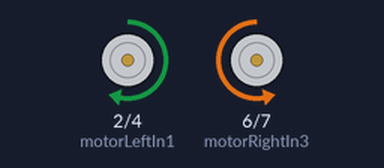
A sketch run on a simulated Arduino Uno, built with avr-gcc and run on an emulated ATmega328P. Shown: motor-driver pin pairs drawn as motors (green arrow = first pin HIGH = forward, orange = second pin HIGH = backward, longer = more drive, scaled by the enable pin).

Above: at 2.1 s.
At 2.5 s:
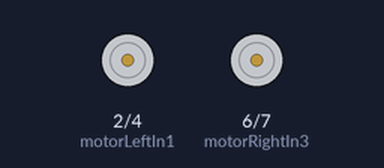
Timing chart, 0 to 4.0 s (numbered marks = the images above):
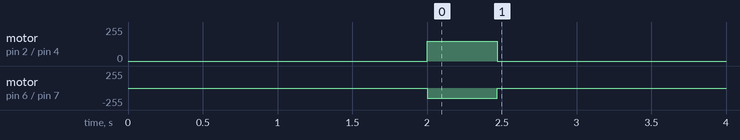

The sketch:

turn_test.ino
```cpp
// ==========================================
// 회전/후진/전진 시간 캘리브레이션 테스트 (1회 실행형)
// 사용법:
//   1) TEST_MODE와 TEST_DURATION_MS를 설정하고 업로드
//   2) 로봇을 경기장 표면에 놓고 (테이프로 시작 방향 표시) 손을 뗌
//   3) 리셋 버튼을 누르면 2초 후 동작을 딱 1회 실행하고 정지
//   4) 결과를 보고 TEST_DURATION_MS 조정 → 재업로드
//      (같은 값을 반복 시험할 때는 리셋 버튼만 누르면 됨)
// 조정 공식: 새시간 = 현재시간 × (목표각도 / 실제로 돈 각도)
//   예) 800ms로 220도 돌았다면 → 800 × 180/220 ≈ 655ms
// ==========================================

// [시험 설정 — 이 두 줄만 바꿔가며 시험하세요]
const int TEST_MODE = 2;                    // 1=오른쪽180도, 2=오른쪽45도, 3=왼쪽45도, 4=후진(TIME_BACK), 5=전진(TIME_FORWARD)
const unsigned long TEST_DURATION_MS = 470; // 시험할 동작 시간 (ms)

const int MAX_SPEED = 150; // main_ver2의 탈출 기동과 동일하게 항상 최대 속도

// L298N 모터 드라이버 핀 (main_ver2와 동일 — 변경 금지)
const int motorLeftEna = 3;
const int motorLeftIn1 = 2;
const int motorLeftIn2 = 4;
const int motorRightIn3 = 6;
const int motorRightIn4 = 7;
const int motorRightEnb = 5;

void setup() {
  pinMode(motorLeftEna, OUTPUT);
  pinMode(motorLeftIn1, OUTPUT);
  pinMode(motorLeftIn2, OUTPUT);
  pinMode(motorRightIn3, OUTPUT);
  pinMode(motorRightIn4, OUTPUT);
  pinMode(motorRightEnb, OUTPUT);

  delay(2000); // 로봇에서 손을 뗄 시간

  // 선택한 동작을 1회 실행
  if (TEST_MODE == 1 || TEST_MODE == 2) {
    turnRight(MAX_SPEED);
  } else if (TEST_MODE == 3) {
    turnLeft(MAX_SPEED);
  } else if (TEST_MODE == 4) {
    moveBackward(MAX_SPEED);
  } else {
    moveForward(MAX_SPEED);
  }

  delay(TEST_DURATION_MS);
  stopMotors();
}

void loop() {
  // 아무것도 하지 않음 — 반복 시험은 리셋 버튼으로
}

// ==========================================
// 모터 함수 (main_ver2와 동일)
// ==========================================
void moveForward(int speed) {
  digitalWrite(motorLeftIn1, HIGH);
  digitalWrite(motorLeftIn2, LOW);
  analogWrite(motorLeftEna, speed);
  digitalWrite(motorRightIn3, HIGH);
  digitalWrite(motorRightIn4, LOW);
  analogWrite(motorRightEnb, speed);
}

void moveBackward(int speed) {
  digitalWrite(motorLeftIn1, LOW);
  digitalWrite(motorLeftIn2, HIGH);
  analogWrite(motorLeftEna, speed);
  digitalWrite(motorRightIn3, LOW);
  digitalWrite(motorRightIn4, HIGH);
  analogWrite(motorRightEnb, speed);
}

void turnLeft(int speed) {
  digitalWrite(motorLeftIn1, LOW);
  digitalWrite(motorLeftIn2, HIGH);
  analogWrite(motorLeftEna, speed);
  digitalWrite(motorRightIn3, HIGH);
  digitalWrite(motorRightIn4, LOW);
  analogWrite(motorRightEnb, speed);
}

void turnRight(int speed) {
  digitalWrite(motorLeftIn1, HIGH);
  digitalWrite(motorLeftIn2, LOW);
  analogWrite(motorLeftEna, speed);
  digitalWrite(motorRightIn3, LOW);
  digitalWrite(motorRightIn4, HIGH);
  analogWrite(motorRightEnb, speed);
}

void stopMotors() {
  digitalWrite(motorLeftIn1, LOW);
  digitalWrite(motorLeftIn2, LOW);
  digitalWrite(motorRightIn3, LOW);
  digitalWrite(motorRightIn4, LOW);
  analogWrite(motorLeftEna, 0);
  analogWrite(motorRightEnb, 0);
}
```
